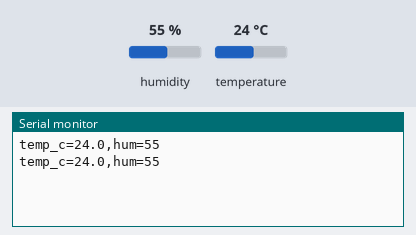
Bench run of a sketch on a simulated Arduino Uno, built with avr-gcc and run on an emulated ATmega328P. On the bench: the last lines printed to the serial monitor. The inputs (shaded band) are chosen by the test bench; at power-on: humidity 55 %, temperature 24 °C.

Above: at 4.8 s.
4.9 s: humidity set to 22 %
At 7.5 s:
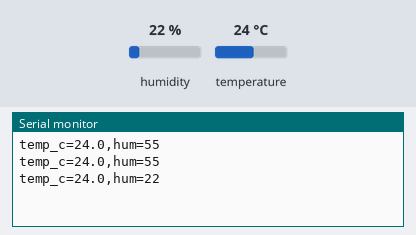
7.9 s: temperature set to 12 °C
At 8.7 s:
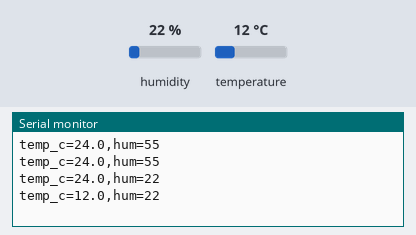
10.9 s: humidity set to 40 %
At 13.5 s:
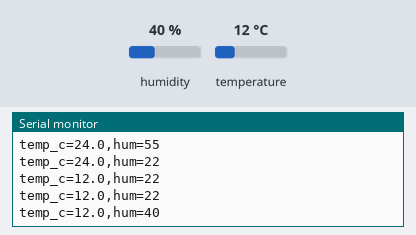
Timing chart, 0 to 15.0 s (numbered marks = the images above; inputs shaded):
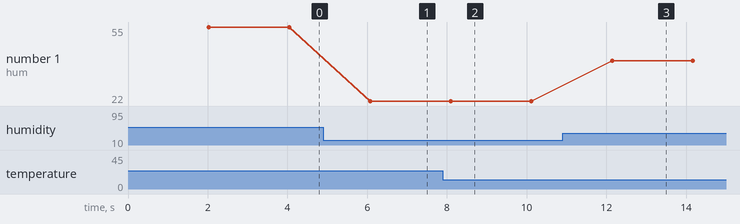

The sketch:

dht11.ino
```cpp
// DHT11 data on D4
#include <DHT.h>

DHT dht(4, DHT11);

void setup() {
  Serial.begin(115200);
  dht.begin();
}

void loop() {
  delay(2000);
  float h = dht.readHumidity();
  float t = dht.readTemperature();
  if (isnan(h) || isnan(t)) {
    Serial.println("DHT11 read failed, check wiring");
    return;
  }
  Serial.print("temp_c="); Serial.print(t, 1);
  Serial.print(",hum=");   Serial.println(h, 0);
}
```

Measured:
- after the input at 4.9 s, the serial monitor: prints a new line after 1.2 s (image 1)
- after the input at 7.9 s, the serial monitor: prints a new line after 0.20 s (image 2)
- after the input at 10.9 s, the serial monitor: prints a new line after 1.2 s (image 3)
- plotted number 1: 55 → 22 after the input at 4.9 s, 22 → 40 after the input at 10.9 s
